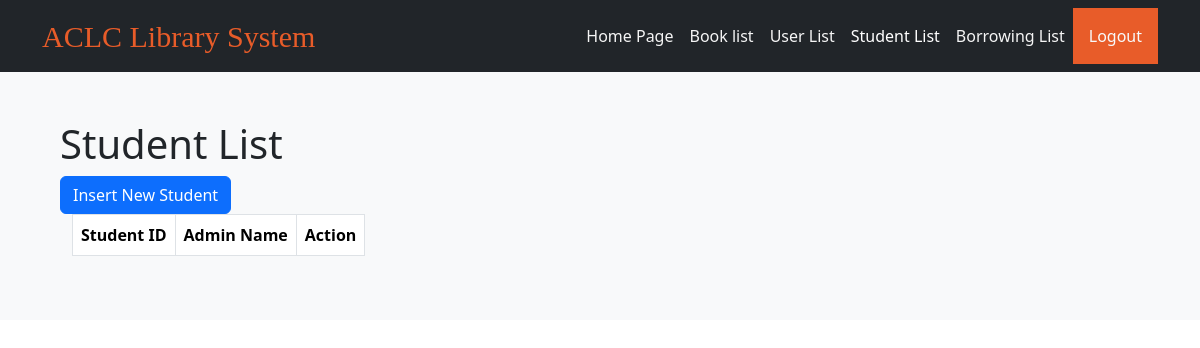
Before: /studentlist.php (signed in) with the older database file.
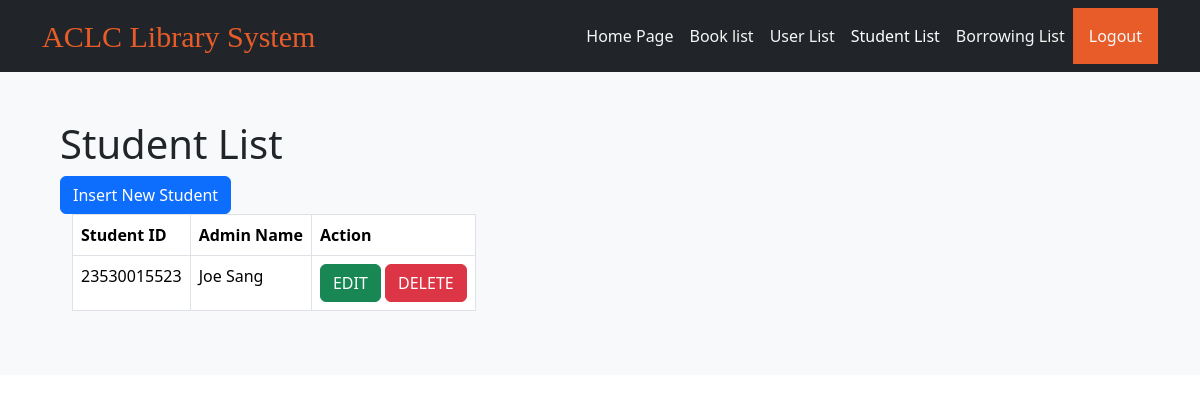
After: the same page with the newer database file.
### tables this page shows
CREATE TABLE `studentlist` (
  `studentID` varchar(255) NOT NULL,
  `studentName` varchar(255) NOT NULL
);

### studentlist.php (the view, shortened to what this page needs)
<!DOCTYPE html>
<html lang="en">
<head>
  <link href="https://cdn.jsdelivr.net/npm/bootstrap@5.3.3/dist/css/bootstrap.min.css" rel="stylesheet">
  <link rel="stylesheet" href="https://cdn.datatables.net/1.13.5/css/jquery.dataTables.min.css" />
  <link rel="stylesheet" href="./css folder/userlist.css">
</head>
<body>
  <nav class="navbar navbar-expand-lg bg-dark navbar-dark">
    <div class="container">
      <a href="mainpage.php" class="title navbar-brand">ACLC Library System</a>
      <div class="collapse navbar-collapse" id="navbar">
        <ul class="navbar-nav ms-auto">
          <li class="nav-item">
            <a href="mainpage.php" class="nav-link">Home Page</a>
          </li>
          <li class="nav-item">
            <a href="booklisting.php" class="nav-link">Book list</a>
          </li>
          <li class="nav-item">
            <a href="userlist.php" class="nav-link">User List</a>
          </li>
          <li class="nav-item">
            <a href="#" class="nav-link active">Student List</a>
          </li>
          <li class="nav-item">
            <a href="bookborrowinglist.php" class="nav-link">Borrowing List</a>
          </li>
        </ul>
        <a class="nav-item mr-3 nav-link p-3 text-light" href="backend/userlogout.php" style="background-color: #e85c29">Logout</a>
  </nav>
  <section class="bg-light text-dark p-5 text-left">
    <div class="container">
      <div class="d-flex">
        <div>
          <h1>Student List</h1>
          <div>
            <button type="button" class="btn btn-primary float-right" data-bs-toggle="modal" data-bs-target="#insertmodal">Insert New Student</button>
          </div>
          <div class="column">
            <div class="container">
              <table id="myTable" class="table table-bordered">
                <thead class="thead-dark">
                  <tr>
                    <th scope="col">Student ID</th>
                    <th scope="col">Admin Name</th>
                    <th scope="col">Action</th>
                  </tr>
                </thead>
                <tbody>
                  <?php
                  require('backend/database.php');
                  $query = "SELECT * FROM studentlist";
                  $run_query = mysqli_query($conn, $query);
                  if (mysqli_num_rows($run_query) > 0) {
                    foreach ($run_query as $row) {
                  ?>
                      <tr>
                        <td><?= $row['studentID'] ?></td>
                        <td><?= $row['studentName'] ?></td>
                        <td>
                          <button type="button" class="btn btn-success editbtn">EDIT</button>
                          <button type="button" class="btn btn-danger deletebtn">DELETE</button>
                        </td>
                      </tr>
                  <?php
                    }
                  }
                  ?>
                </tbody>
              </table>
            </div>
          </div>
        </div>
      </div>
    </div>
  </section>
</body>
</html>

Changed rows visible on the page:
added studentlist: studentID "23530015523", studentName "Joe Sang"
